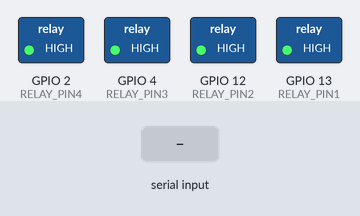
Bench run of a sketch on a simulated ESP32. On the bench: switched loads named in the sketch (green lamp = pin HIGH). Inputs (shaded band) come from the test bench. Nothing arrives over Bluetooth unless stated; what the sketch prints to the serial monitor is not drawn.

Above: at 1.2 s.
1.3 s: "0" received over the second serial link
At 2.5 s:
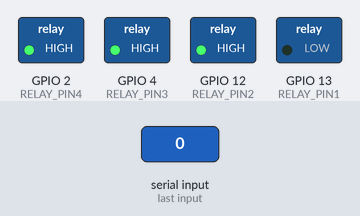
2.8 s: "2" received over the second serial link
At 3.8 s:
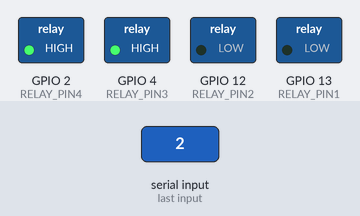
4.3 s: "1" received over the second serial link
At 4.9 s:
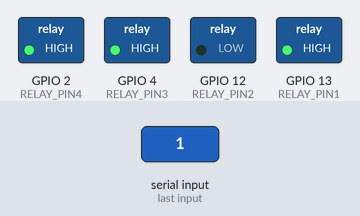
5.8 s: "4" received over the second serial link
At 7.0 s:
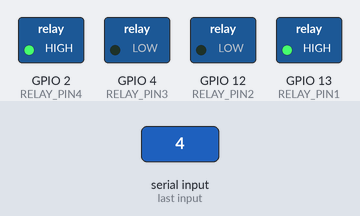
7.3 s: "3" received over the second serial link
At 8.4 s:
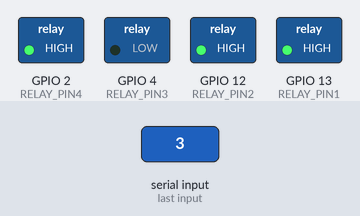
8.8 s: "5" received over the second serial link
At 9.5 s:
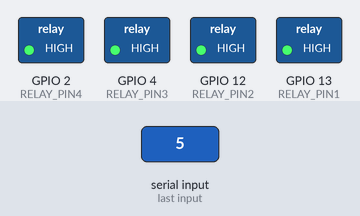
Timing chart, 0 to 11.3 s (numbered marks = the images above; inputs shaded):
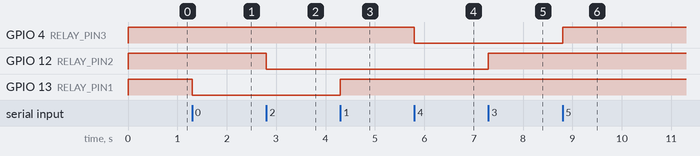

Measured:
- after the input at 1.3 s, GPIO 13 (RELAY_PIN1): HIGH → LOW at once
- after the input at 2.8 s, GPIO 12 (RELAY_PIN2): HIGH → LOW at once
- after the input at 4.3 s, GPIO 13 (RELAY_PIN1): LOW → HIGH at once
- after the input at 5.8 s, GPIO 4 (RELAY_PIN3): HIGH → LOW at once
- after the input at 7.3 s, GPIO 12 (RELAY_PIN2): LOW → HIGH at once
- after the input at 8.8 s, GPIO 4 (RELAY_PIN3): LOW → HIGH at once

The sketch:

main.ino
```cpp
#include "BluetoothSerial.h"
String device_name = "ESP32-BT-Slave";
int manual_light = 1;
BluetoothSerial SerialBT;
byte receiveData;
#define LIGHT_SENSOR_PIN 15
#define RELAY_PIN1 13
#define RELAY_PIN2 12
#define RELAY_PIN3 4
#define RELAY_PIN4 2
void setup() {


  // put your setup code here, to run once:
  Serial.begin(115200);
  SerialBT.begin(device_name); //Bluetooth device name
  Serial.printf("The device with name \"%s\" is started.\nNow you can pair it with Bluetooth!\n", device_name.c_str());
  pinMode(RELAY_PIN1, OUTPUT);
  pinMode(RELAY_PIN2, OUTPUT);
  pinMode(RELAY_PIN3, OUTPUT);
  pinMode(RELAY_PIN4, OUTPUT);
  pinMode(LIGHT_SENSOR_PIN, INPUT);

  digitalWrite(RELAY_PIN1, HIGH);
  digitalWrite(RELAY_PIN2, HIGH);
  digitalWrite(RELAY_PIN3, HIGH);
  digitalWrite(RELAY_PIN4, HIGH);
}

void loop() {
  // put your main code here, to run repeatedly:
  /*if (Serial.available()) {
    /SerialBT.write(Serial.read());
    }
    if (SerialBT.available()) {
    Serial.write(SerialBT.read());
    }
    delay(20);*/
  /*int digitalValue = digitalRead(LIGHT_SENSOR_PIN);

    Serial.print("Digital Value = ");
    Serial.println(digitalValue);

    if(manual_light == 1) {
    if(digitalValue == 1){
     digitalWrite(RELAY_PIN4, LOW);
    }
    else{
    digitalWrite(RELAY_PIN4, HIGH);
    }
    }*/

  if (SerialBT.available()) {
    receiveData = SerialBT.read();
    Serial.write(receiveData);
    if (receiveData == 48) {
      digitalWrite(RELAY_PIN1, LOW);
    }
    if (receiveData == 49) {
      digitalWrite(RELAY_PIN1, HIGH);
    }
    if (receiveData == 50) {
      digitalWrite(RELAY_PIN2, LOW);
    }
    if (receiveData == 51) {
      digitalWrite(RELAY_PIN2, HIGH);
    }
    if (receiveData == 52 ) {
      digitalWrite(RELAY_PIN3, LOW);
    }
    if (receiveData == 53 ) {
      digitalWrite(RELAY_PIN3, HIGH);
    }
    if (receiveData == 54) {
      digitalWrite(RELAY_PIN4, LOW);
      manual_light = 0;
    }
    if (receiveData == 55) {
      digitalWrite(RELAY_PIN4, HIGH);
      manual_light = 1;
    }
  }
}
```
